Frame 1 (no input): blank canvas, image omitted
Frame 60 (the mouse pressed at the canvas centre just before this capture): blank canvas, image omitted
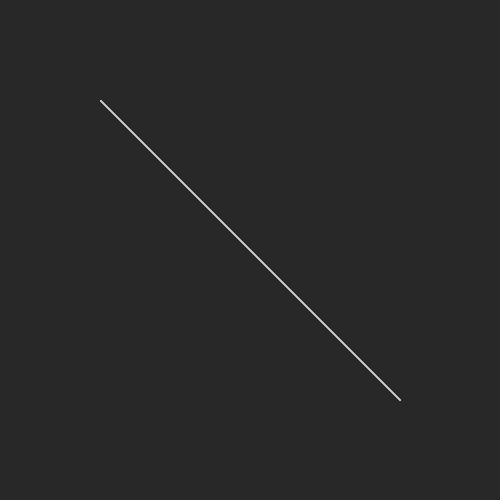
Frame 120 (the mouse held since frame 60 and released just before this capture)

The Processing sketch whose frames 1 and 60 were blank and that drew this single picture after the mouse press (run headless with seeded random() and noise(); from frame 60 on, the mouse is pressed at the canvas centre):

// Processing sketch: processing_42745
// ── processing_42745.pde

/*
M. Kontopoulos
Lissajou figure generator. Click to print the A and B vals
http://en.wikipedia.org/wiki/Lissajous_curve
*/

float rad  = 150;
float px, py;
float A, B;
void setup()
{
  size(500, 500);
  smooth();
  stroke(200);
  A = 1;
  B = 1;
}

void draw()
{
  background(40);
  A = map(mouseX, 0, width, 0, 10);
  B = map(mouseY, 0, height, 0, 10);


  for (int i=0; i<=360; i++) {
    float x = width/2 +  sin(A*radians(i)) * rad;
    float y = height/2 + sin(B*radians(i)) * rad;

    if (i>0) { //Takes care of the connecting line problem
      line(x, y, px, py);
    }

    px = x;
    py = y;
  }

  //  angle += 0.1;
}

void mousePressed()
{
  println("A: " + floor(A) + ", B: " + floor(B));
}
